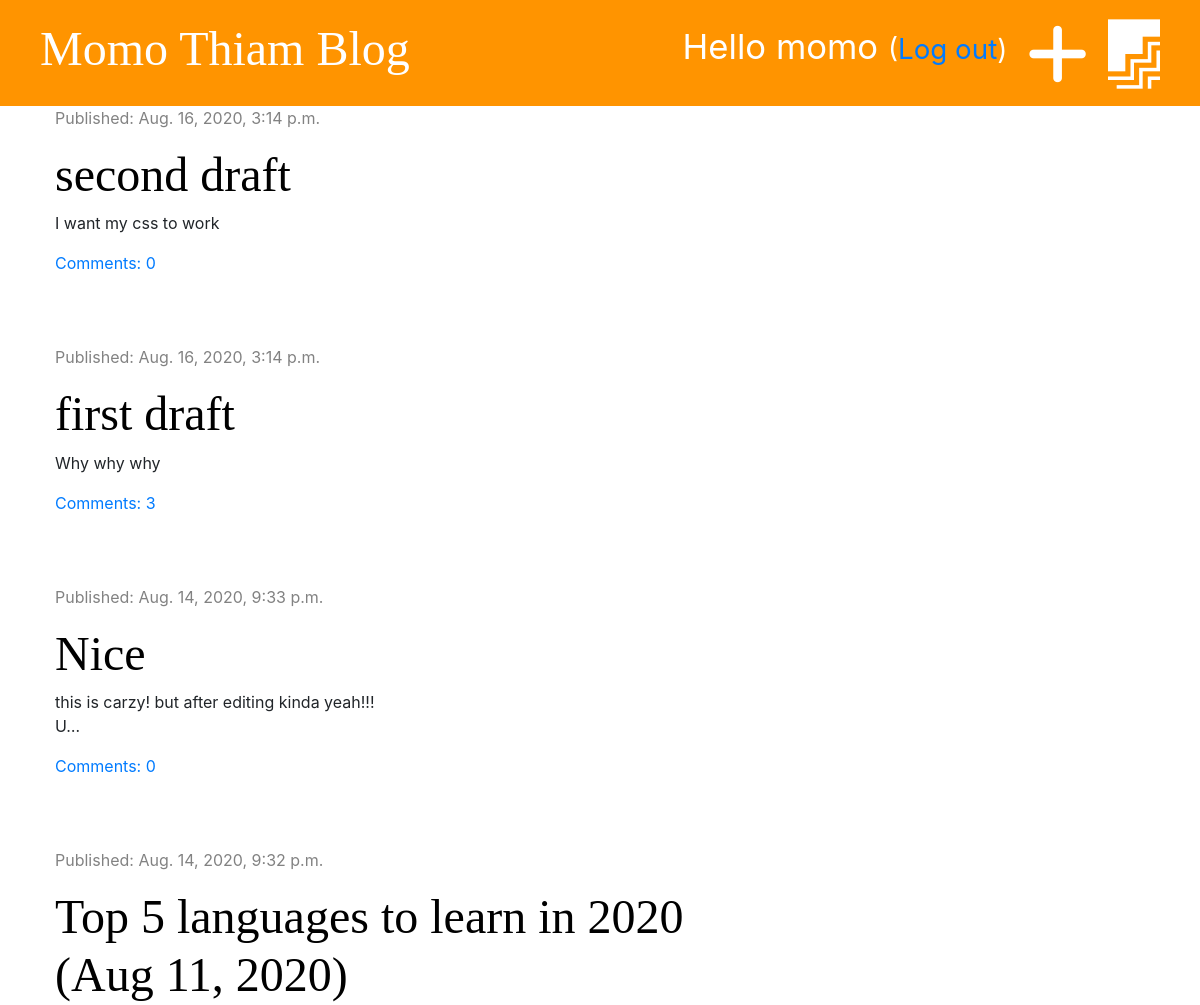
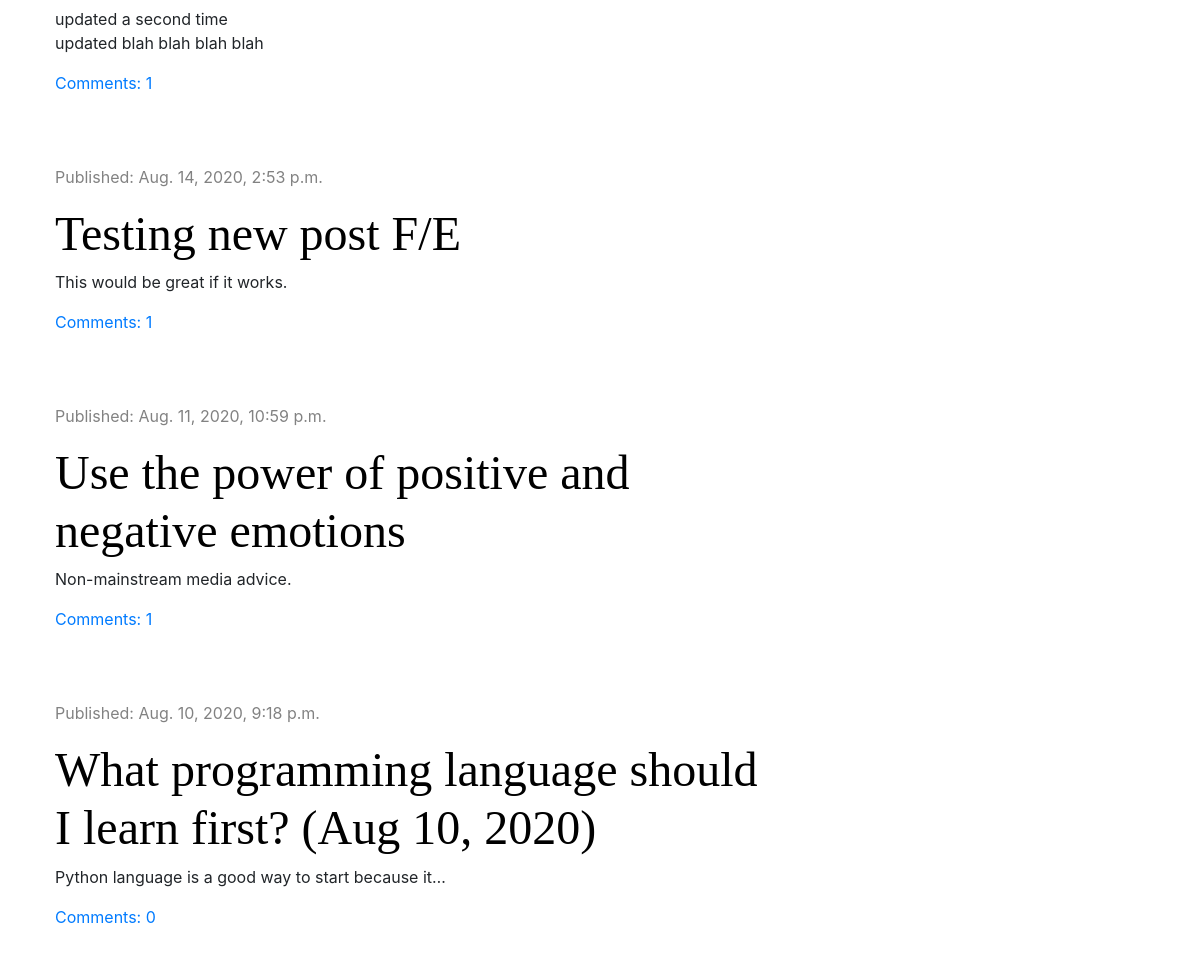
The app's page / (signed in) with its own data (2 pictures, top to bottom).
### blog/models.py (models this page shows, shortened)
class Post(models.Model):
    author = models.ForeignKey('auth.User', on_delete=models.CASCADE)
    title = models.CharField(max_length=200)
    text = models.TextField()
    created_date = models.DateTimeField(default=timezone.now)
    published_date = models.DateTimeField(blank=True, null=True)
    def approved_comments(self):
        return self.comments.filter(approved=True)

### blog/views.py (the view)
# urls.py: path('', views.post_list, name='post_list'),
def post_list(request):
    posts = Post.objects.filter(published_date__lte=timezone.now()).order_by('-published_date')
    stuff_for_frontend = {'posts': posts}
    return render(request, 'blog/post_list.html', stuff_for_frontend)

### blog/templates/blog/post_list.html (shortened to what this page needs)
{% extends 'blog/base.html' %}
{% block content %}
    {% for post in posts %}
        <div class="post">
            <div class="date">
                <p>Published: {{ post.published_date }}</p>
            </div>
            <h1><a href="{% url 'post_detail' pk=post.pk %}">{{ post.title }}</a></h1>
            <p>{{ post.text|truncatechars:50|linebreaksbr }}</p>
            <a href="{% url 'post_detail' pk=post.pk %}">Comments: {{ post.approved_comments.count }}</a>
        </div>
    {% endfor %}
{% endblock %}

### blog/templates/blog/base.html (shortened to what this page needs)
{% load static %}
<!DOCTYPE html>
<html lang="en">
<head>
    <link href="https://stackpath.bootstrapcdn.com/bootstrap/4.5.2/css/bootstrap.min.css" rel="stylesheet">
    <link rel="stylesheet" type="text/css" href="{% static 'css/blog.css' %}">
</head>
<body>
<div class="page-header">
    {% if user.is_authenticated %}
        <a href="{% url 'post_draft_list' %}" class="top-menu"><i class="fab fa-firstdraft fa-2x"></i></a>
        <a href="{% url 'post_new' %}" class="top-menu"><i class="fas fa-plus fa-2x" style="color: white;"></i></a>
    <p class="top-menu">Hello {{ user.username }} <small>(<a href="{% url 'logout' %}">Log out</a>)</small></p>
    {% else %}
        <a href="{% url 'login' %}" class="top-menu"><i class="fas fa-sign-in-alt fa-2x"></i></a>
    {% endif %}
        <h1><a href="{% url 'post_list' %}">Momo Thiam Blog</a></h1>
</div>
<div class="content container">
    <div class="row">
        <div class="col-md-8">
            {% block content %}
            {% endblock %}
        </div>
    </div>
</div>
</body>
</html>

### blog/static/css/blog.css (style rules this page uses)
.page-header { background-color: #ff9400; margin-top: 0; padding: 20px 20px 20px 40px; }
.page-header h1, .page-header h1 a { color: #ffffff; font-size: 36pt; text-decoration: none; }
.content { margin-left: 40px; }
h1, h2, h3, h4 { font-family: 'Tangerine', 'Inconsalata', 'Droid Sans', serif; font-size: 48px; }
.date { color: #828282 }
.post { margin-bottom: 70px; }
.post h1 a { color: #000000; }
.top-menu { color: #ffffff; float: right; font-size: 26pt; margin-right: 20px; }

### records on screen
Post: published_date "Aug. 16, 2020, 3:14 p.m.", title "second draft", text "I want my css to work", approved_comments.count "0"
Post: published_date "Aug. 16, 2020, 3:14 p.m.", title "first draft", text "Why why why", approved_comments.count "3"
Post: published_date "Aug. 14, 2020, 9:33 p.m.", title "Nice", text "this is carzy! but after editing kinda yeah!!! U…", approved_comments.count "0"
Post: published_date "Aug. 14, 2020, 9:32 p.m.", title "Top 5 languages to learn in 2020 (Aug 11, 2020)", text "updated a second time updated blah blah blah blah", approved_comments.count "1"
Post: published_date "Aug. 14, 2020, 2:53 p.m.", title "Testing new post F/E", text "This would be great if it works.", approved_comments.count "1"
Post: published_date "Aug. 11, 2020, 10:59 p.m.", title "Use the power of positive and negative emotions", text "Non-mainstream media advice.", approved_comments.count "1"
Post: published_date "Aug. 10, 2020, 9:18 p.m.", title "What programming language should I learn first? (Aug 10, 2020)", text "Python language is a good way to start because it…", approved_comments.count "0"

### other values on screen
{{ user.username }} "momo"
